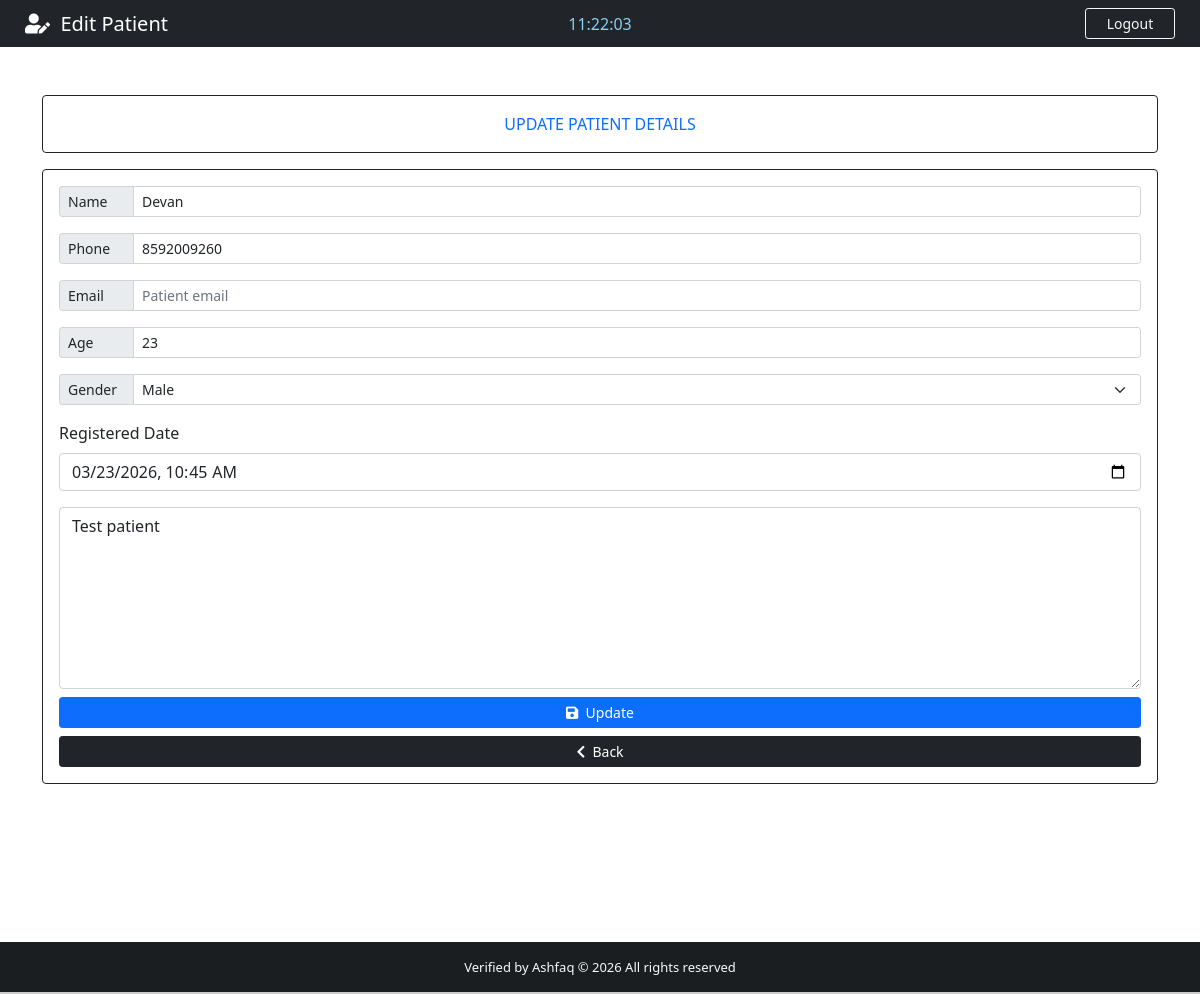
The app's page /patient/14/ (signed in) with its own data.
### App/models.py (models this page shows, shortened)
class Patient(models.Model):
    name = models.CharField(max_length=100)
    phone = models.CharField(max_length=15, blank=True)  # Not mandatory
    email = models.EmailField(blank=True)  # Not mandatory
    age = models.PositiveIntegerField()
    gender = models.CharField(max_length=1, choices=[('M', 'Male'), ('F', 'Female')])
    note = models.TextField(blank=True)
    created_at = models.DateTimeField(null=True, blank=True)  # Manually editable
    updated_at = models.DateTimeField(auto_now=True, null=True, blank=True)

### App/views.py (the view)
# urls.py: path('patient/<str:patient_id>/', views.patient, name = 'patient'),
@cache_control(no_cache=True, must_validate=True, no_store=True)
@login_required(login_url='login')
def patient(request, patient_id):
    patient = get_object_or_404(Patient, id=patient_id)
    return render(request, 'edit.html', {'patient': patient})

### App/templates/edit.html (shortened to what this page needs)
{% extends 'base.html' %}
{% load static %}
{% load tz %}
{% block nav-content %}
<i class="fas fa-user-edit"></i>&nbsp;&nbsp;Edit Patient
{% endblock nav-content %}
{% block time %}
<div class="col-sm">
    <center><span id="clock" style="color: #89cff0;"></span></center>
</div>
{% endblock time %}
{% block btn-nav %}
<a class="btn btn-outline-danger btn-sm border-light text-light" id="btn-nav" data-bs-toggle="modal" data-bs-target="#logoutModal">Logout</a>
{% endblock btn-nav %}
{% block content %}
<div class="container">
    <div class="row">
        <div class="col-lg-12">
            <div class="card card-body border-dark text-primary mt-5">
                <span class="text-center txt-sm">UPDATE PATIENT DETAILS</span>
            </div>
            <form action="{% url 'edit_patient' patient.id %}" method="POST" autocomplete="off" enctype="multipart/form-data" class="card p-3 border-dark mt-3 mb-5">
                <div class="input-group input-group-sm mb-3">
                    <span class="input-group-text side-label"><span class="txt-sm">Name</span></span>
                    <input type="text" name="name" id="name" class="form-control" placeholder="First and Last name" required maxlength="40"
                           value="{{ patient.name }}">
                </div>
                <div class="input-group input-group-sm mb-3">
                    <span class="input-group-text side-label"><span class="txt-sm">Phone</span></span>
                    <input type="text" name="phone" id="phone" class="form-control" placeholder="Patient phone"
                           value="{{ patient.phone }}">
                </div>
                <div class="input-group input-group-sm mb-3">
                    <span class="input-group-text side-label"><span class="txt-sm">Email</span></span>
                    <input type="email" name="email" id="email" class="form-control" placeholder="Patient email" maxlength="40"
                           value="{{ patient.email }}">
                </div>
                <div class="input-group input-group-sm mb-3">
                    <span class="input-group-text side-label"><span class="txt-sm">Age</span></span>
                    <input type="number" name="age" id="age" class="form-control" placeholder="Patient age" required
                           value="{{ patient.age }}">
                </div>
                <div class="input-group input-group-sm mb-3">
                    <label for="gender" class="input-group-text side-label"><span class="txt-sm">Gender</span></label>
                    <select name="gender" id="gender" class="form-select" required>
                        <option value="M" {% if patient.gender == "M" %}selected{% endif %}>Male</option>
                    </select>
                </div>
                <div class="mb-3">
                    <label for="created_at" class="form-label">Registered Date</label>
                    <input type="datetime-local" class="form-control" id="created_at" name="created_at"
                    value="{{ patient.created_at|default:None|date:'Y-m-d\\TH:i'|default_if_none:'' }}">
                </div>
                <div class="form-group">
                    <textarea name="note" id="note" rows="7" class="form-control txt-sm" placeholder="Description is optional....">{{ patient.note }}</textarea>
                </div>
                <div class="d-grid gap-2 mt-2">
                    <button type="submit" class="btn btn-primary btn-sm txt-sm">
                        <i class="fas fa-save"></i>&nbsp;&nbsp;Update
                    </button>
                    <a href="{% url 'backend' %}" class="btn btn-dark btn-sm txt-sm">
                        <i class="fas fa-chevron-left"></i>&nbsp;&nbsp;Back
                    </a>
                </div>
            </form>
        </div>
    </div>
</div>
{% endblock content %}

### App/static/css/style_.css (style rules this page uses)
html, body { height: 100%; margin: 0; max-width: 100%; }
#btn-nav { width: 90px; float: right; margin-right: 25px; }
.side-label { width: 75px; }

### records on screen
Patient: name "Devan", phone "8592009260", age "23", gender "Male", created_at "03/23/2026 10:45", note "Test patient"
